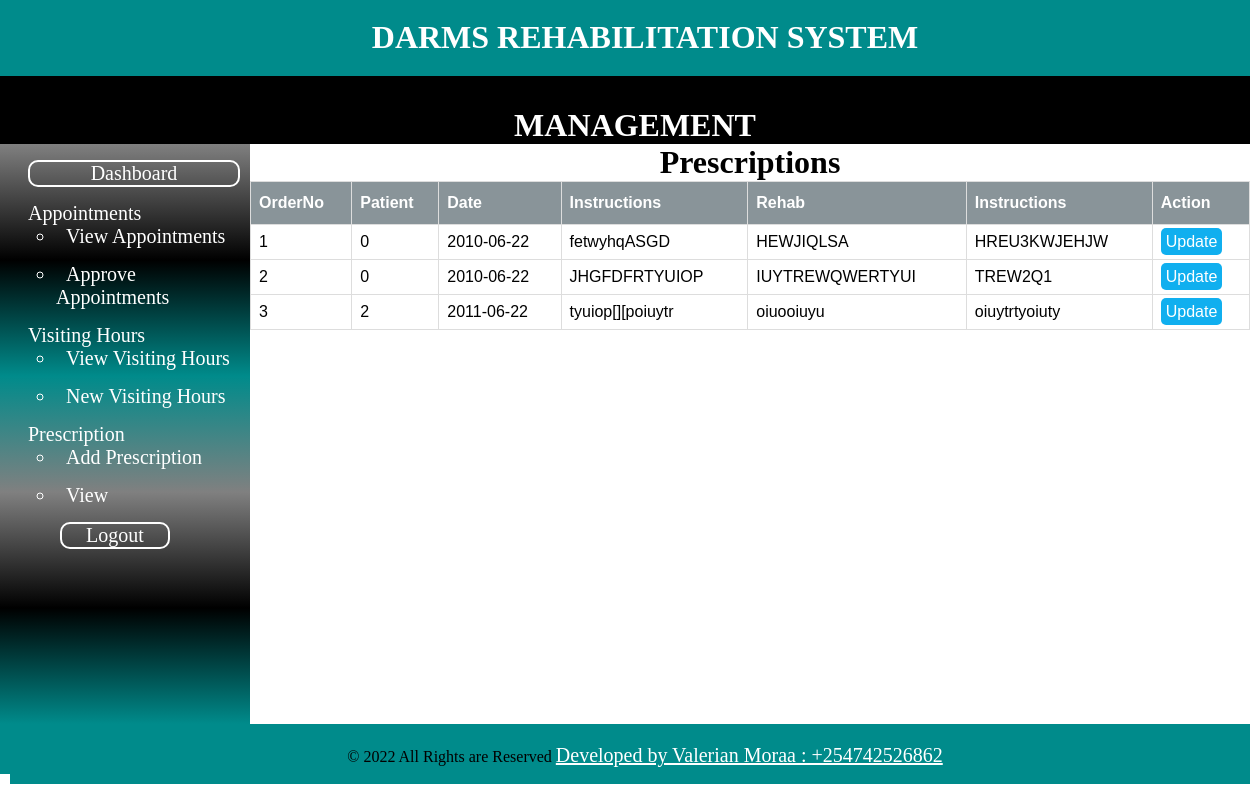
The page /doctor/viewprescription.php on the database its author committed.
### tables this page shows
CREATE TABLE `prescription` (
  `pid` int(10) NOT NULL,
  `patient_id` int(10) NOT NULL,
  `pdate` date NOT NULL,
  `diagnosis` varchar(150) NOT NULL,
  `rehab` varchar(150) NOT NULL,
  `instructions` varchar(150) DEFAULT NULL
);

### doctor/viewprescription.php (the view, shortened to what this page needs)
<?php include "includes/header.php"; ?>
<?php include "includes/navigation.php"; ?>
<?php include "includes/sidebar.php"; ?>
<div class="article">
    <h1 id="titleoftable">Prescriptions</h1>
    <table id="patients">
        <thead>
            <th>OrderNo</th>
            <th>Patient</th>
            <th>Date</th>
            <th>Instructions</th>
            <th>Rehab</th>
            <th>Instructions</th>
            <th colspan="1">Action</th>
        </thead>
        <tbody>
            <?php
            $db = mysqli_connect('localhost', 'Valerian', '#Valeriephyl254', 'darms');
            $query = "SELECT * FROM prescription";
            $select_all_prescriptions = mysqli_query($db, $query);
            $i = 0;
            while ($row = mysqli_fetch_assoc($select_all_prescriptions)) {
                $patient_id = $row['patient_id'];
                $pdate = $row['pdate'];
                $diagnosis = $row['diagnosis'];
                $rehab = $row['rehab'];
                $instructions = $row['instructions'];
                $i++;
                echo "<tr>";
                echo "<td>{$i}</td>";
                echo "<td>{$patient_id}</td>";
                echo "<td>{$pdate}</td>";
                echo "<td>{$diagnosis}</td>";
                echo "<td>{$rehab}</td>";
                echo "<td>{$instructions}</td>";
                echo "<td><a class='edit' href='editpres.php?edit={$patient_id}'>Update</a></td>";
                echo "</tr>";
            }
            ?>
        </tbody>
    </table>
</div>
<?php include "includes/footer.php"; ?>

### doctor/includes/header.php (style rules this page uses)
body { border: 0; margin: 0; overflow-x: hidden; }
h1 { text-align: center; }
.article { width: 80%; float: left; height:580px; }

### doctor/viewprescription.php (style rules this page uses)
#titleoftable { text-align: center; margin: auto; }
#patients { font-family: Arial, Helvetica, sans-serif; border-collapse: collapse; width: 100%; }
#patients td, #patients th { border: 1px solid #ddd; padding: 8px; }
#patients th { padding-top: 12px; padding-bottom: 12px; text-align: left; background-color: #899499; color: white; }
.edit { background: #10AFEF; color: #fff; padding: 5px; text-decoration: none; border-radius: 5px; }

### rows shown on the page
prescription: patient "0", pdate "2010-06-22", diagnosis "fetwyhqASGD", rehab "HEWJIQLSA", instructions "HREU3KWJEHJW"
prescription: patient "0", pdate "2010-06-22", diagnosis "JHGFDFRTYUIOP", rehab "IUYTREWQWERTYUI", instructions "TREW2Q1"
prescription: patient "2", pdate "2011-06-22", diagnosis "tyuiop[][poiuytr", rehab "oiuooiuyu", instructions "oiuytrtyoiuty"
